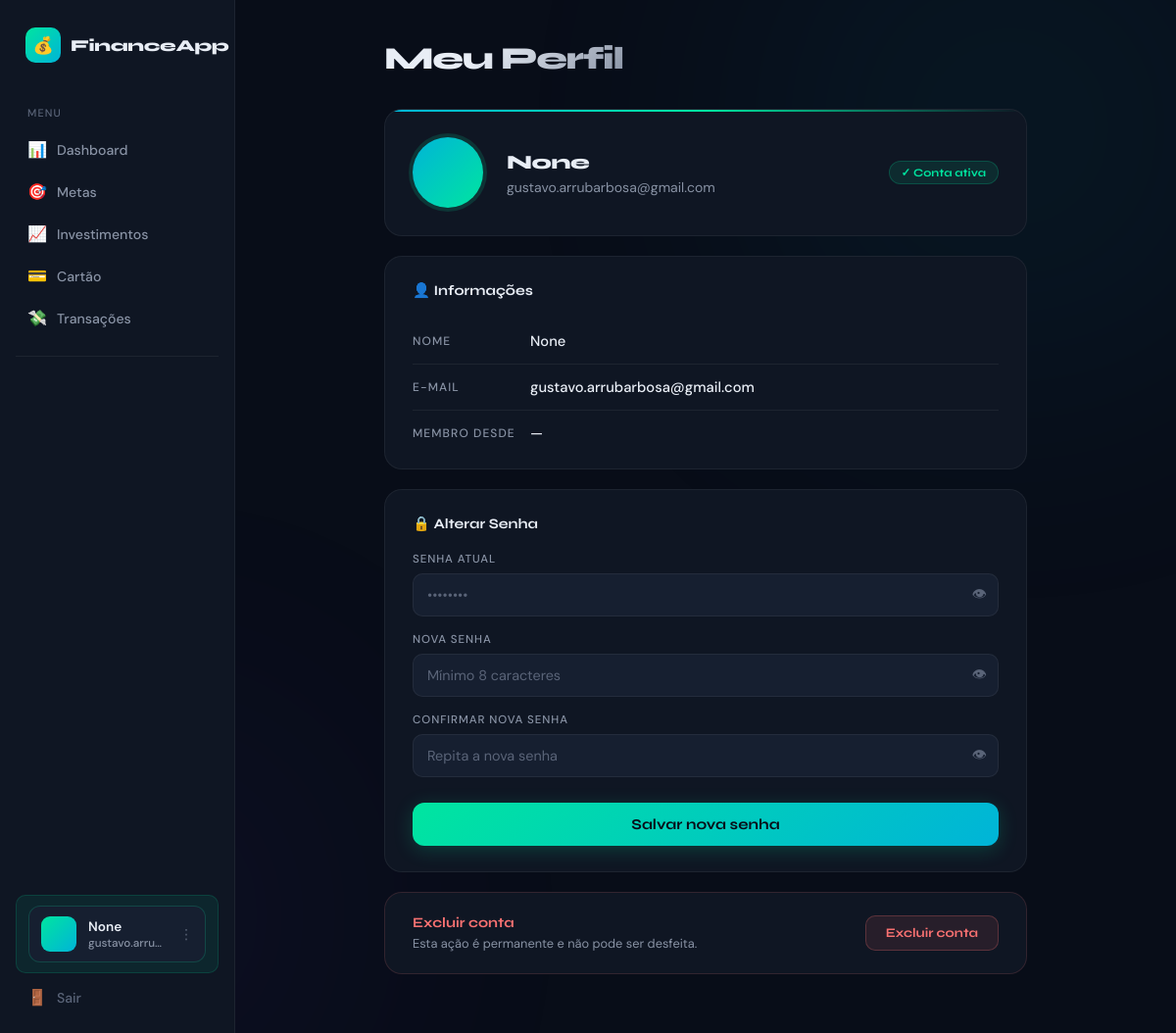
The app's page /profile (signed in) with its own data.
### app/models.py (models this page shows)
class User(db.Model, UserMixin):
    id = db.Column(db.Integer, primary_key=True)
    name = db.Column(db.String(100))
    email = db.Column(db.String(100), unique=True)
    password = db.Column(db.String(200))

### app/routes/profile.py (the view)
@profile_bp.route("/profile")
@login_required
def perfil():
    return render_template("perfil.html", user=current_user)

### app/templates/perfil.html (shortened to what this page needs)
{% extends "base.html" %}
{% block content %}
<div class="profile-bg">
</div>
<div class="profile-wrap">
  <div class="profile-header">
    <h1 class="profile-page-title">Meu Perfil</h1>
  </div>
  <div class="avatar-card">
    <div class="avatar-circle">{{ user.name[0] | upper }}</div>
    <div class="avatar-info">
      <div class="avatar-name">{{ user.name }}</div>
      <div class="avatar-email">{{ user.email }}</div>
    </div>
    <span class="avatar-badge">✓ Conta ativa</span>
  </div>
  <div class="info-card">
    <div class="card-section-title">👤 Informações</div>
    <div class="info-row">
      <span class="info-key">Nome</span>
      <span class="info-val">{{ user.name }}</span>
    </div>
    <div class="info-row">
      <span class="info-key">E-mail</span>
      <span class="info-val">{{ user.email }}</span>
    </div>
    <div class="info-row">
      <span class="info-key">Membro desde</span>
      <span class="info-val">{{ user.created_at.strftime('%d/%m/%Y') if user.created_at is defined else '—' }}</span>
    </div>
  </div>
  <div class="pw-card">
    <div class="card-section-title">🔒 Alterar Senha</div>
    <form method="POST" action="{{ url_for('profile.alterar_senha') }}">
      <div class="form-field">
        <label>Senha atual</label>
        <div class="input-wrap">
          <input type="password" name="senha_atual" id="pw-atual" placeholder="••••••••" required />
          <button type="button" class="toggle-pw" onclick="togglePw('pw-atual', this)">👁</button>
        </div>
      </div>
      <div class="form-field">
        <label>Nova senha</label>
        <div class="input-wrap">
          <input type="password" name="nova_senha" id="pw-nova" placeholder="Mínimo 8 caracteres"
                 oninput="checkStrength(this.value)" required />
          <button type="button" class="toggle-pw" onclick="togglePw('pw-nova', this)">👁</button>
        </div>
      </div>
      <div class="form-field" style="margin-bottom:22px">
        <label>Confirmar nova senha</label>
        <div class="input-wrap">
          <input type="password" name="confirmar_senha" id="pw-confirm" placeholder="Repita a nova senha"
                 oninput="checkMatch()" required />
          <button type="button" class="toggle-pw" onclick="togglePw('pw-confirm', this)">👁</button>
        </div>
      </div>
      <button type="submit" class="btn-pw">Salvar nova senha</button>
    </form>
  </div>
  <div class="danger-card">
    <div class="danger-info">
      <div class="danger-title">Excluir conta</div>
      <div class="danger-desc">Esta ação é permanente e não pode ser desfeita.</div>
    </div>
    <button class="btn-danger" onclick="confirm('Tem certeza? Esta ação é irreversível.') && window.location.assign('{{ url_for('profile.delete_account') if 'profile.delete_account' in [] else '#' }}')">
      Excluir conta
    </button>
  </div>
</div>
{% endblock %}

### app/templates/base.html (shortened to what this page needs)
<!DOCTYPE html>
<html lang="pt-BR">
<head>
</head>
<body>
    <div class="sidebar">
        <div class="sidebar-brand">
            <div class="sidebar-brand-icon">💰</div>
            <span class="sidebar-brand-name">FinanceApp</span>
        </div>
        <nav>
            <span class="sidebar-section">Menu</span>
            <a href="/dashboard" class="{{ 'active' if request.path == '/dashboard' }}">
                <span class="nav-icon">📊</span> Dashboard
            </a>
            <a href="/goals" class="{{ 'active' if request.path == '/goals' }}">
                <span class="nav-icon">🎯</span> Metas
            </a>
            <a href="/investments" class="{{ 'active' if request.path == '/investments' }}">
                <span class="nav-icon">📈</span> Investimentos
            </a>
            <a href="/cards" class="{{ 'active' if request.path == '/cards' }}">
                <span class="nav-icon">💳</span> Cartão
            </a>
            <a href="/transactions" class="{{ 'active' if request.path == '/transactions' }}">
                <span class="nav-icon">💸</span> Transações
            </a>
            <div class="sidebar-divider"></div>
        </nav>
        <div class="sidebar-bottom">
            <a href="/profile"
               class="user-box-link {{ 'active' if request.path == '/profile' }}">
                <div class="user-box">
                    <div class="user-avatar">
                    </div>
                    <div class="user-info">
                        <div class="user-name">{{ current_user.name }}</div>
                        <div class="user-email">{{ current_user.email }}</div>
                    </div>
                    <div class="user-chevron">⋮</div>
                </div>
            </a>
            <a href="/logout" class="logout">
                <span class="nav-icon">🚪</span> Sair
            </a>
        </div>
    </div>
    <div class="content">
        {% block content %}{% endblock %}
    </div>
</body>
</html>

### app/templates/base.html (style rules this page uses)
*, *::before, *::after { box-sizing: border-box; margin: 0; padding: 0; }
:root { --bg: #080d18; --surface: #0f1623; --surface2: #161f30; --border: rgba(255,255,255,0.06); --accent: #00e5a0; --accent2: #00b4d8; --text: #e8edf5; --muted: #5a6478; --muted2: #8892a4; --sidebar-w: 240px; }
body { margin: 0; font-family: 'DM Sans', sans-serif; background: var(--bg); color: var(--text); display: flex; min-height: 100vh; }
.sidebar { width: var(--sidebar-w); min-height: 100vh; background: var(--surface); border-right: 1px solid var(--border); display: flex; flex-direction: column; padding: 28px 16px 16px; position: fixed; top: 0; left: 0; bottom: 0; z-index: 100; overflow-y: auto; }
.sidebar-brand { display: flex; align-items: center; gap: 10px; padding: 0 10px; margin-bottom: 36px; flex-shrink: 0; }
.sidebar-brand-icon { width: 36px; height: 36px; background: linear-gradient(135deg, var(--accent), var(--accent2)); border-radius: 10px; display: flex; align-items: center; justify-content: center; font-size: 17px; flex-shrink: 0; }
.sidebar-brand-name { font-family: 'Syne', sans-serif; font-weight: 800; font-size: 1.05rem; letter-spacing: -0.02em; color: var(--text); }
.sidebar-section { font-size: 0.68rem; font-weight: 500; text-transform: uppercase; letter-spacing: .1em; color: var(--muted); padding: 0 12px; margin-bottom: 8px; margin-top: 8px; }
.sidebar nav { display: flex; flex-direction: column; gap: 2px; flex: 1; }
.sidebar a { display: flex; align-items: center; gap: 10px; color: var(--muted2); text-decoration: none; padding: 10px 12px; border-radius: 10px; font-size: 0.88rem; font-weight: 500; transition: background .15s, color .15s; position: relative; }
.sidebar a.active { background: rgba(0,229,160,0.08); color: var(--accent); border: 1px solid rgba(0,229,160,0.15); }
.sidebar a.active::before { content: ''; position: absolute; left: 0; top: 25%; bottom: 25%; width: 3px; background: var(--accent); border-radius: 0 4px 4px 0; }
.sidebar a .nav-icon { font-size: 16px; flex-shrink: 0; }
.sidebar-divider { height: 1px; background: var(--border); margin: 16px 0; }
.sidebar-bottom { flex-shrink: 0; margin-top: auto; display: flex; flex-direction: column; gap: 4px; }
.user-box-link { display: block; text-decoration: none; border-radius: 12px; padding: 0; border: none; background: none; }
.user-box-link::before { display: none; }
.user-box { overflow: hidden; display: flex; align-items: center; gap: 12px; padding: 10px 12px; border-radius: 12px; background: var(--surface2); border: 1px solid var(--border); transition: background .15s, border-color .15s; }
.user-box-link.active { background: none; color: inherit; border: none; }
.user-box-link.active .user-box { border-color: rgba(0,229,160,0.2); }
.user-avatar { width: 36px; height: 36px; border-radius: 9px; display: flex; align-items: center; justify-content: center; font-weight: 700; font-size: 0.9rem; color: #080d18; background: linear-gradient(135deg, #00e5a0, #00b4d8); flex-shrink: 0; }
.user-info { flex: 1; min-width: 0; }
.user-name { font-size: 0.85rem; font-weight: 600; color: var(--text); white-space: nowrap; overflow: hidden; text-overflow: ellipsis; }
.user-email { font-size: 0.73rem; color: var(--muted2); white-space: nowrap; overflow: hidden; text-overflow: ellipsis; }
.user-chevron { color: var(--muted); font-size: 14px; flex-shrink: 0; }
.logout { display: flex; align-items: center; gap: 10px; padding: 10px 12px; border-radius: 10px; color: var(--muted) !important; text-decoration: none; font-size: 0.88rem; font-weight: 500; transition: background .15s, color .15s; }
.logout::before { display: none !important; }
.content { margin-left: var(--sidebar-w); flex: 1; min-height: 100vh; background: var(--bg); position: relative; }

### records on screen
User: name "None", email "gustavo.arru…", email "gustavo.arrubarbosa@gmail.com"
